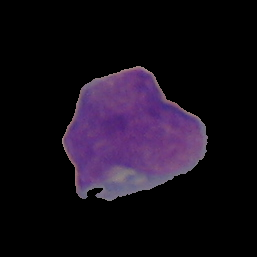
#> input picture disease_diagnosis/ALL_IDB_2/Test_Classes/Blast_cell/Im102_1.tif, 257 x 257 px, found by its file name; its folder holds only this picture in this run
$ python all_idb_classification.py   (older library calls are emulated)
#> lines starting #> are read from the running program, lines starting #| are printed output that depends on the picture; after the words box and inside, x2 and y2 are one past the last pixel; in counts of white or black regions, pixels touching at a corner belong together
# -*- coding: utf-8 -*-
"""
Created on Mon Apr  2 08:34:17 2018

@author: jeevan
"""

import numpy as np
import cv2
import os

BASE_DIR = 'H:/Projects/Blood_Classification/My_Work/this_sem_work/ALL_IDB_CLassification/'


def get_data(folder):
    X = []
    y = []

    for wbc_type in os.listdir(folder):
        if not wbc_type.startswith('.'):
            for image_filename in os.listdir(folder + wbc_type):
                img_file = cv2.imread(folder + wbc_type + '/' + image_filename)
#> img_file is the input picture: shape (257, 257, 3); mean B, G, R 25.7, 14, 21.9
                if img_file is not None:
                    img_file = cv2.resize(img_file, (160,120))
#> img_file: shape (120, 160, 3)
                    img_arr = np.asarray(img_file)
                    X.append(img_arr)
                    y.append(wbc_type)
#> pass 2 of the loop in get_data, `for wbc_type in os.listdir(folder):`:
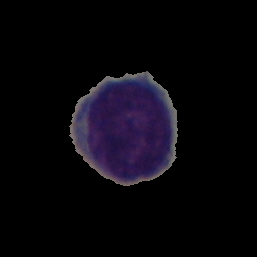
#> input picture disease_diagnosis/ALL_IDB_2/Test_Classes/Helathy_cell/Im231_0.tif, 257 x 257 px, found by its file name
#> in get_data, img_file is the input picture: shape (257, 257, 3); mean B, G, R 11.9, 6.3, 8.5
#> in get_data, `img_file = cv2.resize(img_file, (160,120))`:
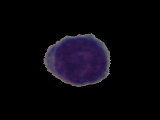
#> img_file: shape (120, 160, 3); mean B, G, R 11.9, 6.2, 8.5
    X = np.asarray(X)
    y = np.asarray(y)
    return X,y

Image,Image_class = get_data(BASE_DIR +'/ALL_IDB/Test_Classes/')
for i in range(len(Image)):
    img = Image[i]
    ir = img[:,:,0]
    ib = img[:,:,2]
    im = ir-ib
    kernel = np.ones((2,2), np.uint8)
    img_erosion = cv2.dilate(im, kernel, iterations=2)
    kernel = np.ones((15,15), np.uint8)
    img_erosion = cv2.morphologyEx(img_erosion, cv2.MORPH_CLOSE, kernel)
    _,processed_image = cv2.threshold(img_erosion,140,255,cv2.THRESH_BINARY_INV)
    vals = ~processed_image.copy()
    _,contours, hierarchy=cv2.findContours(vals, cv2.RETR_LIST, cv2.CHAIN_APPROX_SIMPLE)
    mask = np.zeros_like(img)
    min_area, max_area = 5000, len(img)*len(img.T)/2
    # [6 lines of commented-out code are left out]
    cv2.drawContours(mask, contours, -1, (255,255,255), -1)
    out = np.zeros_like(img)
    out[mask == 255] = img[mask == 255]
    cv2.imwrite(Image_class[i]+str(i)+'.jpg',(img - out))
#> this loop made 2 passes
#> (kernel, min_area, max_area) on passes 1 to 2: ([[1, 1], [1, 1]], 5000, 180), ([[1, 1], [1, 1]], 5000, 180)
#> pass 1, `ib = img[:,:,2]`:
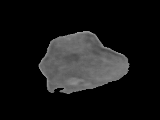
#> ib: shape (120, 160); min 0, max 160, mean 21.8
#> pass 1, `im = ir-ib`:
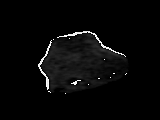
#> im: shape (120, 160); min 0, max 255, mean 7.5
#> pass 1, `img_erosion = cv2.dilate(im, kernel, iterations=2)`:
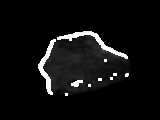
#> img_erosion: shape (120, 160); min 0, max 255, mean 14.7
#> after the loop:
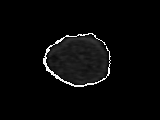
#> im: shape (120, 160); min 0, max 255, mean 7.8
#> after the loop:
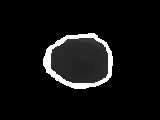
#> img_erosion: shape (120, 160); min 0, max 255, mean 16.4
#> after the loop:
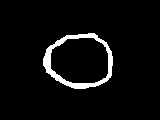
#> mask: shape (120, 160, 3); 4.6% white; 1 white region, box (x1, y1, x2, y2) and area: (43, 33, 113, 89) 892
#> after the loop:
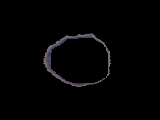
#> out: shape (120, 160, 3); mean of channels 0, 1, 2 3, 2.7, 2.9; drawn as B, G, R
